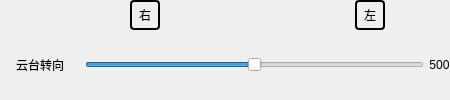
                         <widget class="QWidget" name="widget_10" native="true">
                          <property name="minimumSize">
                           <size>
                            <width>450</width>
                            <height>100</height>
                           </size>
                          </property>
                          <layout class="QVBoxLayout" name="verticalLayout_14">
                           <property name="spacing">
                            <number>0</number>
                           </property>
                           <property name="leftMargin">
                            <number>0</number>
                           </property>
                           <property name="topMargin">
                            <number>0</number>
                           </property>
                           <property name="rightMargin">
                            <number>0</number>
                           </property>
                           <property name="bottomMargin">
                            <number>0</number>
                           </property>
                           <item>
                            <widget class="QWidget" name="widget_9" native="true">
                             <property name="maximumSize">
                              <size>
                               <width>16777215</width>
                               <height>30</height>
                              </size>
                             </property>
                             <layout class="QHBoxLayout" name="horizontalLayout_15">
                              <property name="spacing">
                               <number>0</number>
                              </property>
                              <property name="leftMargin">
                               <number>0</number>
                              </property>
                              <property name="topMargin">
                               <number>0</number>
                              </property>
                              <property name="rightMargin">
                               <number>0</number>
                              </property>
                              <property name="bottomMargin">
                               <number>0</number>
                              </property>
                              <item>
                               <spacer name="horizontalSpacer_18">
                                <property name="orientation">
                                 <enum>Qt::Horizontal</enum>
                                </property>
                                <property name="sizeHint" stdset="0">
                                 <size>
                                  <width>62</width>
                                  <height>20</height>
                                 </size>
                                </property>
                               </spacer>
                              </item>
                              <item>
                               <spacer name="horizontalSpacer_19">
                                <property name="orientation">
                                 <enum>Qt::Horizontal</enum>
                                </property>
                                <property name="sizeHint" stdset="0">
                                 <size>
                                  <width>40</width>
                                  <height>20</height>
                                 </size>
                                </property>
                               </spacer>
                              </item>
                              <item>
                               <widget class="QLabel" name="label_16">
                                <property name="minimumSize">
                                 <size>
                                  <width>30</width>
                                  <height>30</height>
                                 </size>
                                </property>
                                <property name="maximumSize">
                                 <size>
                                  <width>30</width>
                                  <height>30</height>
                                 </size>
                                </property>
                                <property name="styleSheet">
                                 <string notr="true">QLabel
{
font: 12pt &quot;楷体&quot;;
border:2px solid;
border-radius:4px;
}</string>
                                </property>
                                <property name="text">
                                 <string>右</string>
                                </property>
                                <property name="alignment">
                                 <set>Qt::AlignCenter</set>
                                </property>
                               </widget>
                              </item>
                              <item>
                               <spacer name="horizontalSpacer_20">
                                <property name="orientation">
                                 <enum>Qt::Horizontal</enum>
                                </property>
                                <property name="sizeHint" stdset="0">
                                 <size>
                                  <width>40</width>
                                  <height>20</height>
                                 </size>
                                </property>
                               </spacer>
                              </item>
                              <item>
                               <spacer name="horizontalSpacer_21">
                                <property name="orientation">
                                 <enum>Qt::Horizontal</enum>
                                </property>
                                <property name="sizeHint" stdset="0">
                                 <size>
                                  <width>40</width>
                                  <height>20</height>
                                 </size>
                                </property>
                               </spacer>
                              </item>
                              <item>
                               <spacer name="horizontalSpacer_22">
                                <property name="orientation">
                                 <enum>Qt::Horizontal</enum>
                                </property>
                                <property name="sizeHint" stdset="0">
                                 <size>
                                  <width>62</width>
                                  <height>20</height>
                                 </size>
                                </property>
                               </spacer>
                              </item>
                              <item>
                               <widget class="QLabel" name="label_17">
                                <property name="minimumSize">
                                 <size>
                                  <width>30</width>
                                  <height>30</height>
                                 </size>
                                </property>
                                <property name="maximumSize">
                                 <size>
                                  <width>30</width>
                                  <height>30</height>
                                 </size>
                                </property>
                                <property name="styleSheet">
                                 <string notr="true">QLabel
{
font: 12pt &quot;楷体&quot;;
border:2px solid;
border-radius:4px;
}</string>
                                </property>
                                <property name="text">
                                 <string>左</string>
                                </property>
                                <property name="alignment">
                                 <set>Qt::AlignCenter</set>
                                </property>
                               </widget>
                              </item>
                              <item>
                               <spacer name="horizontalSpacer_23">
                                <property name="orientation">
                                 <enum>Qt::Horizontal</enum>
                                </property>
                                <property name="sizeHint" stdset="0">
                                 <size>
                                  <width>40</width>
                                  <height>20</height>
                                 </size>
                                </property>
                               </spacer>
                              </item>
                             </layout>
                            </widget>
                           </item>
                           <item>
                            <widget class="QWidget" name="JXB_J1_widget_4" native="true">
                             <layout class="QHBoxLayout" name="horizontalLayout_10">
                              <property name="spacing">
                               <number>5</number>
                              </property>
                              <property name="leftMargin">
                               <number>0</number>
                              </property>
                              <property name="topMargin">
                               <number>0</number>
                              </property>
                              <property name="rightMargin">
                               <number>0</number>
                              </property>
                              <property name="bottomMargin">
                               <number>0</number>
                              </property>
                              <item>
                               <widget class="QToolButton" name="toolButton_2">
                                <property name="minimumSize">
                                 <size>
                                  <width>80</width>
                                  <height>65</height>
                                 </size>
                                </property>
                                <property name="maximumSize">
                                 <size>
                                  <width>80</width>
                                  <height>65</height>
                                 </size>
                                </property>
                                <property name="styleSheet">
                                 <string notr="true">QToolButton
{
font: 12pt &quot;楷体&quot;;
border:0px solid;
border-radius:4px;
background:transparent;
}
QToolButton:hover
{
border:0px solid;
background-color: rgb(27, 49, 73);
border-radius:4px;
background:transparent;
}</string>
                                </property>
                                <property name="text">
                                 <string>云台转向</string>
                                </property>
                                <property name="icon">
                                 <iconset resource="res.qrc">
                                  <normaloff>:/ptr/YTZX.png</normaloff>:/ptr/YTZX.png</iconset>
                                </property>
                                <property name="iconSize">
                                 <size>
                                  <width>40</width>
                                  <height>40</height>
                                 </size>
                                </property>
                                <property name="toolButtonStyle">
                                 <enum>Qt::ToolButtonTextUnderIcon</enum>
                                </property>
                               </widget>
                              </item>
                              <item>
                               <widget class="QSlider" name="JDT_JXB_J4">
                                <property name="maximum">
                                 <number>1000</number>
                                </property>
                                <property name="value">
                                 <number>500</number>
                                </property>
                                <property name="orientation">
                                 <enum>Qt::Horizontal</enum>
                                </property>
                               </widget>
                              </item>
                              <item>
                               <widget class="QLabel" name="JDT_JXB_J4_lbl">
                                <property name="styleSheet">
                                 <string notr="true">QLabel
{
font: 11pt &quot;楷体&quot;;
border:0px solid;
background:transparent;
}</string>
                                </property>
                                <property name="text">
                                 <string>500</string>
                                </property>
                                <property name="alignment">
                                 <set>Qt::AlignCenter</set>
                                </property>
                               </widget>
                              </item>
                             </layout>
                            </widget>
                           </item>
                          </layout>
                         </widget>
